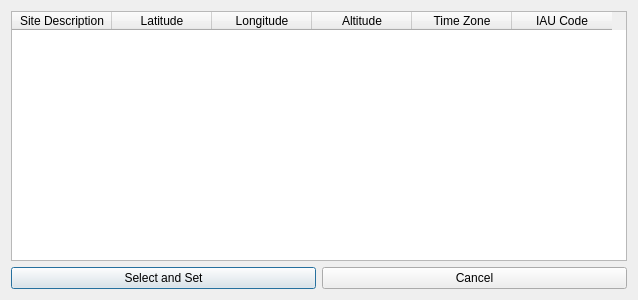
<?xml version="1.0" encoding="UTF-8"?>
<ui version="4.0">
 <class>Dialog</class>
 <widget class="QDialog" name="Dialog">
  <property name="geometry">
   <rect>
    <x>0</x>
    <y>0</y>
    <width>638</width>
    <height>300</height>
   </rect>
  </property>
  <property name="windowTitle">
   <string>Select Observing Site</string>
  </property>
  <property name="windowIcon">
   <iconset resource="../VSOP.qrc">
    <normaloff>:/images/BMP_SETLOCATION.bmp</normaloff>:/images/BMP_SETLOCATION.bmp</iconset>
  </property>
  <layout class="QGridLayout" name="gridLayout">
   <item row="0" column="0" colspan="2">
    <widget class="QTableWidget" name="tableWidget">
     <column>
      <property name="text">
       <string>Site Description</string>
      </property>
     </column>
     <column>
      <property name="text">
       <string>Latitude</string>
      </property>
     </column>
     <column>
      <property name="text">
       <string>Longitude</string>
      </property>
     </column>
     <column>
      <property name="text">
       <string>Altitude</string>
      </property>
     </column>
     <column>
      <property name="text">
       <string>Time Zone</string>
      </property>
     </column>
     <column>
      <property name="text">
       <string>IAU Code</string>
      </property>
     </column>
    </widget>
   </item>
   <item row="1" column="0">
    <widget class="QPushButton" name="pushButtonOk">
     <property name="text">
      <string>Select and Set</string>
     </property>
    </widget>
   </item>
   <item row="1" column="1">
    <widget class="QPushButton" name="pushButtonCancel">
     <property name="text">
      <string>Cancel</string>
     </property>
    </widget>
   </item>
  </layout>
 </widget>
 <resources>
  <include location="../VSOP.qrc"/>
 </resources>
 <connections/>
</ui>
